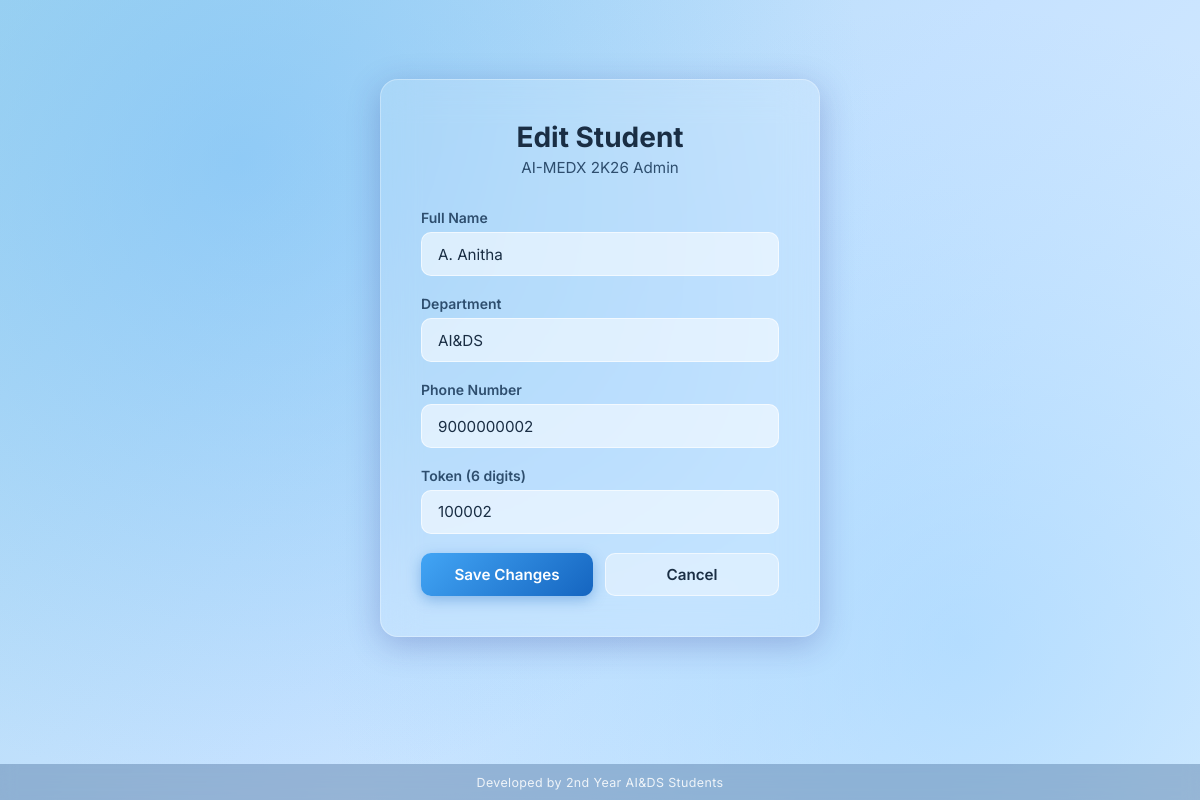
/admin/edit/2 (signed in), run on the app's committed database.
### models.py (models this page shows, shortened)
class Student(db.Model):
    __tablename__ = "students"
    id = db.Column(db.Integer, primary_key=True)
    name = db.Column(db.String(200), nullable=False)
    dept = db.Column(db.String(200), nullable=False)
    phone = db.Column(db.String(20), unique=True, nullable=False)
    token = db.Column(db.String(6), nullable=False)

### app.py (the view, shortened to what this page needs)
@app.route("/admin/edit/<int:student_id>", methods=["GET", "POST"])
@admin_required
def admin_edit(student_id):
    student = Student.query.get_or_404(student_id)
    return render_template("admin_edit.html", student=student)

### app.py (called while the page is built)
def admin_required(f):
    from functools import wraps
    @wraps(f)
    def decorated(*args, **kwargs):
        if not session.get("admin_logged_in"):
            return redirect(url_for("admin_login"))
        return f(*args, **kwargs)
    return decorated

### templates/admin_edit.html (shortened to what this page needs)
<!DOCTYPE html>
<html lang="en">
<head>
    <link rel="stylesheet" href="{{ url_for('static', filename='style.css') }}" />
</head>
<body>
    <div class="bg-gradient"></div>
    <main class="center-wrapper">
        <div class="glass-card login-card">
            <div class="card-header">
                <h1>Edit Student</h1>
                <p class="subtitle">AI-MEDX 2K26 Admin</p>
            </div>
            <form method="POST" action="/admin/edit/{{ student.id }}" class="login-form">
                <div class="form-group">
                    <label for="name">Full Name</label>
                    <input type="text" id="name" name="name" value="{{ student.name }}" required />
                </div>
                <div class="form-group">
                    <label for="dept">Department</label>
                    <input type="text" id="dept" name="dept" value="{{ student.dept }}" required />
                </div>
                <div class="form-group">
                    <label for="phone">Phone Number</label>
                    <input type="tel" id="phone" name="phone" value="{{ student.phone }}" required />
                </div>
                <div class="form-group">
                    <label for="token">Token (6 digits)</label>
                    <input type="text" id="token" name="token" value="{{ student.token }}" maxlength="6" pattern="\d{6}"
                        required />
                </div>
                <div style="display:flex; gap:12px;">
                    <button type="submit" class="btn btn-primary" style="flex:1">Save Changes</button>
                    <a href="/admin" class="btn btn-outline" style="flex:1; text-align:center;">Cancel</a>
                </div>
            </form>
        </div>
    </main>
    <footer class="site-footer">
        Developed by 2nd Year AI&amp;DS Students
    </footer>
</body>
</html>

### static/style.css (style rules this page uses)
*, *::before, *::after { box-sizing: border-box; margin: 0; padding: 0; }
:root { --glass-bg: rgba(255, 255, 255, 0.15); --glass-border: rgba(255, 255, 255, 0.30); --glass-shadow: 0 8px 32px rgba(31, 38, 135, 0.25); --blur: blur(18px); --grad-start: #a8d8f0; --grad-mid: #c6e2ff; --grad-end: #dff0ff; --text-dark: #1a2e44; --text-mid: #2e4e6e; --text-light: rgba(255, 255, 255, 0.85); --accent: #2196f3; --accent-hover: #1565c0; --success: #00c896; --danger: #ef5350; --radius: 18px; --transition: 0.3s ease; }
html, body { height: 100%; font-family: 'Inter', sans-serif; color: var(--text-dark); overflow-x: hidden; }
body { min-height: 100vh; background: linear-gradient(135deg, var(--grad-start), var(--grad-mid), var(--grad-end)); background-attachment: fixed; display: flex; flex-direction: column; }
.bg-gradient { position: fixed; inset: 0; z-index: -1; background: radial-gradient(circle at 20% 20%, rgba(100, 181, 246, 0.45) 0%, transparent 55%), radial-gradient(circle at 80% 80%, rgba(130, 200, 255, 0.40) 0%, transparent 55%), radial-gradient(circle at 50% 50%, rgba(186, 225, 255, 0.30) 0%, transparent 60%), linear-gradient(135deg, #a8d8f0, #c6e2ff, #dff0ff); animation: blobMove 12s ease-in-out infinite alternate; }
.glass-card { background: var(--glass-bg); backdrop-filter: var(--blur); -webkit-backdrop-filter: var(--blur); border: 1px solid var(--glass-border); border-radius: var(--radius); box-shadow: var(--glass-shadow); padding: 2.5rem; animation: fadeInUp 0.55s ease both; }
.center-wrapper { flex: 1; display: flex; align-items: center; justify-content: center; padding: 2rem 1rem 5rem; }
.login-card { width: 100%; max-width: 440px; }
.card-header { text-align: center; margin-bottom: 2rem; }
.card-header h1 { font-size: 1.75rem; font-weight: 700; color: var(--text-dark); }
.card-header .subtitle { font-size: 0.95rem; color: var(--text-mid); margin-top: 0.25rem; font-weight: 400; }
.login-form, .add-form { display: flex; flex-direction: column; gap: 1.2rem; }
.form-group { display: flex; flex-direction: column; gap: 0.4rem; }
.form-group label { font-size: 0.875rem; font-weight: 600; color: var(--text-mid); }
.form-group input, .search-input { background: rgba(255, 255, 255, 0.55); border: 1px solid rgba(255, 255, 255, 0.6); border-radius: 10px; padding: 0.7rem 1rem; font-size: 0.95rem; font-family: inherit; color: var(--text-dark); transition: border var(--transition), box-shadow var(--transition); outline: none; width: 100%; }
.btn { display: inline-block; padding: 0.7rem 1.4rem; border-radius: 10px; font-size: 0.95rem; font-weight: 600; font-family: inherit; cursor: pointer; border: none; text-decoration: none; transition: background var(--transition), transform var(--transition), box-shadow var(--transition); touch-action: manipulation; -webkit-tap-highlight-color: transparent; }
.btn-primary { background: linear-gradient(135deg, #42a5f5, #1565c0); color: #fff; box-shadow: 0 4px 14px rgba(21, 101, 192, 0.35); }
.btn-outline { background: rgba(255, 255, 255, 0.4); border: 1px solid rgba(255, 255, 255, 0.6); color: var(--text-dark); }
.site-footer { position: sticky; bottom: 0; left: 0; right: 0; text-align: center; padding: 0.65rem 1rem; font-size: 0.78rem; color: rgba(255, 255, 255, 0.85); background: rgba(30, 70, 120, 0.30); backdrop-filter: blur(8px); letter-spacing: 0.03em; z-index: 50; }

### data on the page
Student: name "A. Anitha", dept "AI&DS", phone "9000000002", token "100002"
